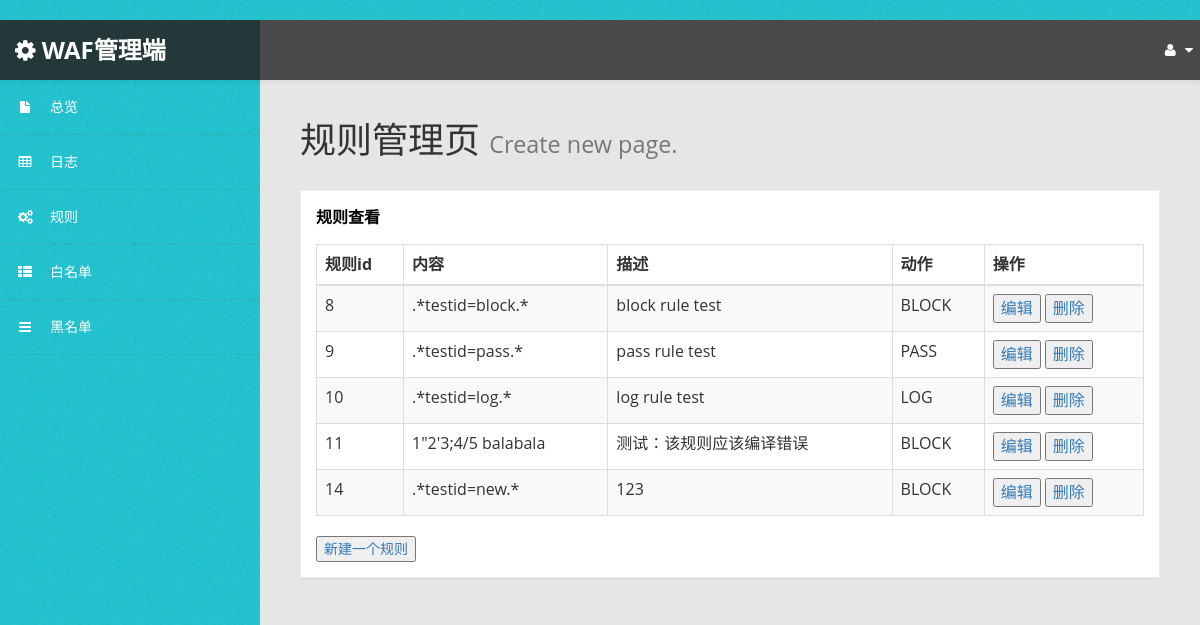
The app's page /rule, older data.
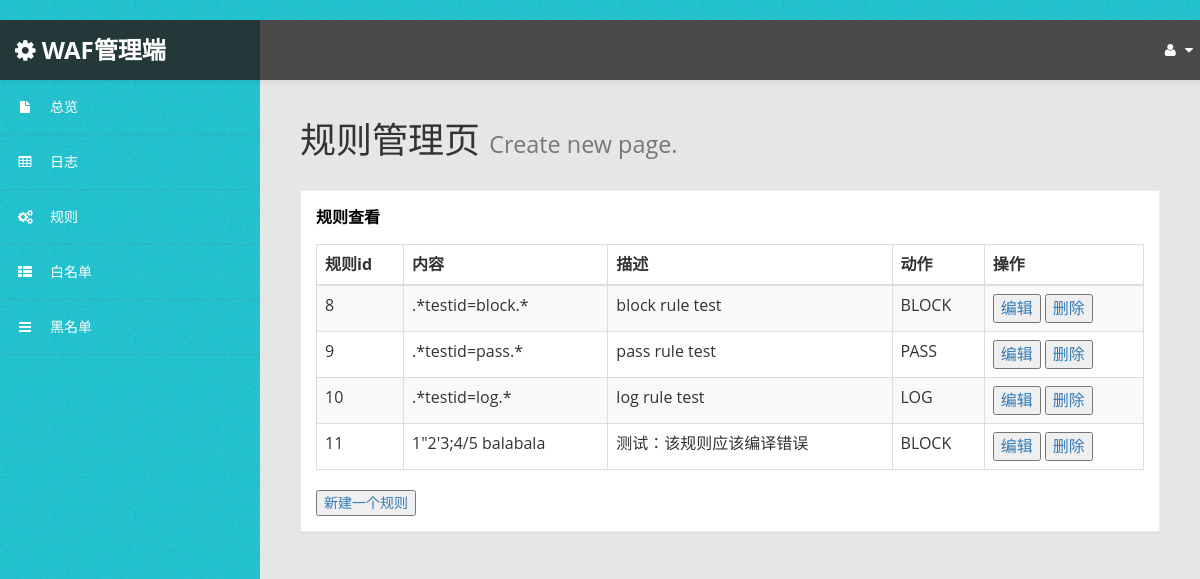
The same page, newer data.
### waf/models.py (models this page shows)
class Rule(models.Model):
	id = models.AutoField('id', primary_key=True, unique=True)
	content = models.TextField('content', default='')
	description = models.TextField('description', default='')
	action = models.TextField('action', default='')

### waf/views.py (the view)
# urls.py: path('rule',views.RuleView.as_view(),name= 'rule'),
class RuleView(generic.ListView):
    template_name = 'waf/rule.html'
    context_object_name = 'rule_list'
    def get_queryset(self):
        return Rule.objects.all()

### waf/templates/waf/rule.html
﻿{% extends 'base.html' %}
{% block content %}
    <div id="page-wrapper">
    <div id="page-inner">
    <div class="row">
        <div class="col-md-12">
            <h1 class="page-header">
                规则管理页 <small>Create new page.</small>
            </h1>
            <div class="panel panel-default">
                <div class="panel-heading">
                    规则查看
                </div>
                <div class="panel-body">
                    <div class="table-responsive">
                        <table class="table table-striped table-bordered table-hover" id="dataTables-example">
                            <thead>
                            <tr>
                                <th>规则id</th>
                                <th>内容</th>
                                <th>描述</th>
                                <th>动作</th>
                                <th>操作</th>
                            </tr>
                            </thead>
                            <tbody>
                            {% for rule in rule_list %}
                                <tr class="odd gradeX">
                                <td>{{ rule.id }}</td>
                                <td>{{ rule.content }}</td>
                                <td>{{ rule.description }}</td>
                                <td class="center">{{ rule.action }}</td>
                                <td>
                                    <a class="content_item" href="/rule_edit-{{ rule.id }}/">
                                        <button>编辑</button>
                                    </a>
                                    <a class="content_item" href="/rule_del-{{ rule.id }}/">
                                        <button>删除</button>
                                    </a>
                                </td>
                            {% endfor %}
                            </tr>
                            </tbody>
                        </table>
                        <a href='/rule_create'>
                            <button>新建一个规则</button>
                        </a>
                    </div>
                </div>
            </div>
        </div>
    </div>
    </div>
    </div>
{% endblock %}

Row changes from the older to the newer data that the page shows:
removed Rule: id "14", content ".*testid=new.*", description "123", action "BLOCK"
